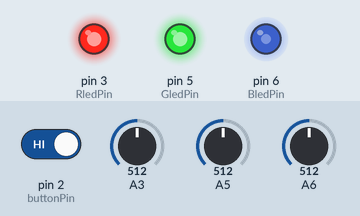
The sketch below on a simulated Arduino Uno, built with avr-gcc and run on an emulated ATmega328P. On the bench: output pins drawn as LEDs (lit = HIGH). The inputs (shaded band) are chosen by the test bench; at power-on: pin 2 (buttonPin) HIGH, A3 = 512, A5 = 512, A6 = 512. What the sketch prints to the serial monitor is not drawn.

Above: at 1.2 s.
1.3 s: pin 2 (buttonPin) driven LOW
At 1.95 s:
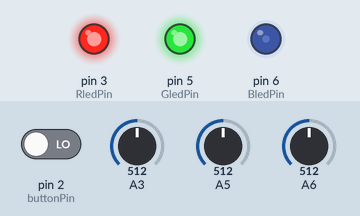
12.8 s: A3 set to 0
At 16.06 s:
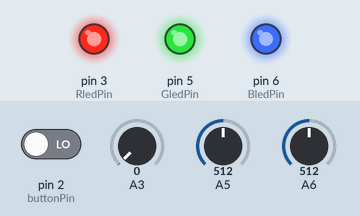
24.3 s: A5 set to 0
At 24.49 s:
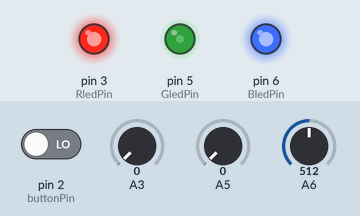
35.8 s: A6 set to 0
Timing chart, 0 to 48.5 s (numbered marks = the images above; inputs shaded):
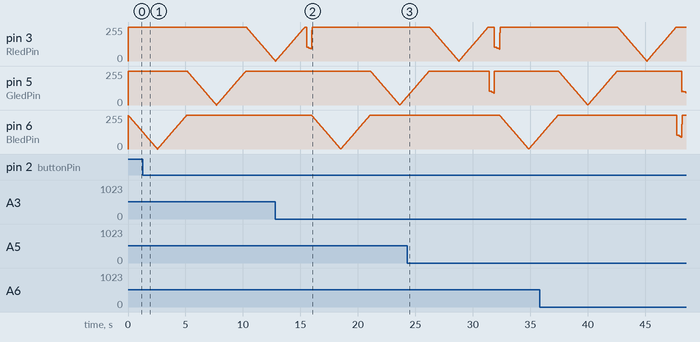

The sketch:

TheBestLEDInTheWorldTSBFTver.ino
```cpp
const int buttonPin = 2; //pushButton
const int RledPin = 3; // R
const int GledPin = 5; // G
const int BledPin = 6; // B

int buttonState = 0;
int Mode = 2;
int ledcolor = 0;
bool ButtonPressed = false;

void breath(){
  //Blue
  for (int i = 255; i >= 0; i --){
    analogWrite(BledPin, i);
    delay(10);
  }
  for (int i = 0; i <= 255; i++){
    analogWrite(BledPin, i);
    delay(10);
  }
  digitalWrite(BledPin, HIGH);
  delay(10);
  //Green
  for (int i = 255; i >= 0; i --){
    analogWrite(GledPin, i);
    delay(10);
  }
  for (int i = 0; i <= 255; i++){
    analogWrite(GledPin, i);
    delay(10);
  }
  digitalWrite(GledPin, HIGH);
  delay(10);
  //Red
  for (int i = 255; i >= 0; i --){
    analogWrite(RledPin, i);
    delay(10);
  }
  for (int i = 0; i <= 255; i++){
    analogWrite(RledPin, i);
    delay(10);
  }
  digitalWrite(RledPin, HIGH);
  delay(10);

}

void nightClub(){
  //Blue
  for (int i = 255; i >= 0; i--){
    analogWrite(BledPin, i);
    if (analogRead(BledPin) == 0){
      for (int i = 0; i <= 225; i++){
        analogWrite(BledPin, i);
      }
    }
  }
  digitalWrite(BledPin, HIGH);
  delay(10);
  //Green
  for (int i = 255; i >= 0; i--){
    analogWrite(GledPin, i);
    if (analogRead(GledPin) == 0){
      for (int i = 0; i <= 225; i++){
        analogWrite(GledPin, i);
      }
    }
  }
  digitalWrite(GledPin, HIGH);
  delay(10);
  //Red
  for (int i = 255; i >= 0; i--){
    analogWrite(RledPin, i);
    if (analogRead(RledPin) == 0){
      for (int i = 0; i <= 225; i++){
        analogWrite(RledPin, i);
      }
    }
  }
  digitalWrite(RledPin, HIGH);
  delay(10);

}

void setup() {
  // put your setup code here, to run once:
  pinMode(RledPin, OUTPUT);
  pinMode(GledPin, OUTPUT);
  pinMode(BledPin, OUTPUT);
  pinMode(buttonPin, INPUT);

  digitalWrite(RledPin, HIGH);
  digitalWrite(GledPin, HIGH);
  digitalWrite(BledPin, HIGH);
  Serial.begin(9600);

}

void loop() {
  // put your main code here, to run repeatedly
  buttonState = digitalRead(buttonPin);
  if (buttonState == LOW){
    Mode = Mode + 1;
    Serial.print("成功加一");
    Serial.println(Mode);
  }

  /* ==== breath light efect ==== */
  if (Mode % 2 == 0){
    breath();
  }
  /*=============================*/

  /* ======= night club mode ======= */
  if (Mode % 2 == 1){
    nightClub();
  }
  /* ================================= */
}
```
